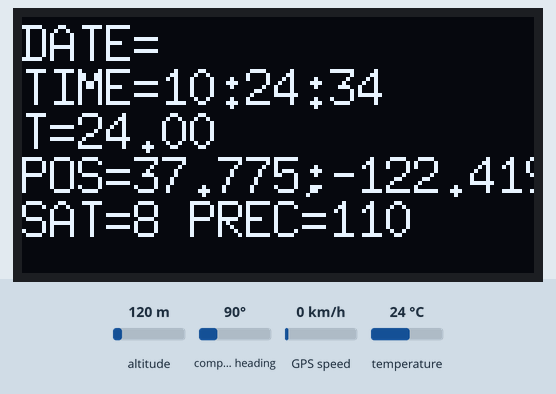
This sketch was run on a simulated Arduino Mega 2560, built with avr-gcc and run on an emulated ATmega2560. Parts: 128×64 one-colour display. The inputs (shaded band) are chosen by the test bench; at power-on: temperature 24 °C, altitude 120 m, compass heading 90°, GPS speed 0 km/h. The local clock reads 2024-03-15 10:24:30 at power-on unless the sketch sets it; the GPS gets a fix after 3 s at 37.7749, -122.4194 with 8 satellites; no radio packets arrive unless stated; what the sketch prints to the serial monitor is not drawn.

Above: at 7.1 s.
7.2 s: temperature set to 2 °C
At 20.9 s:
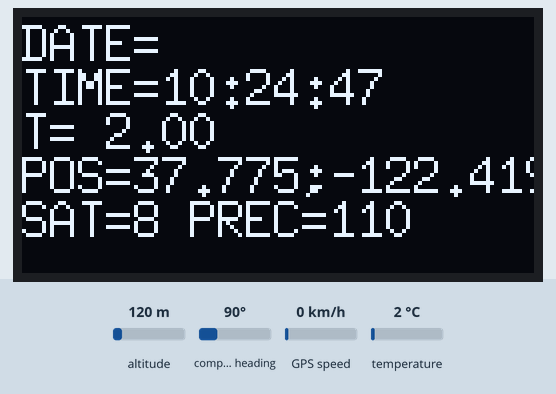
21.2 s: temperature set to 12 °C
At 34.4 s:
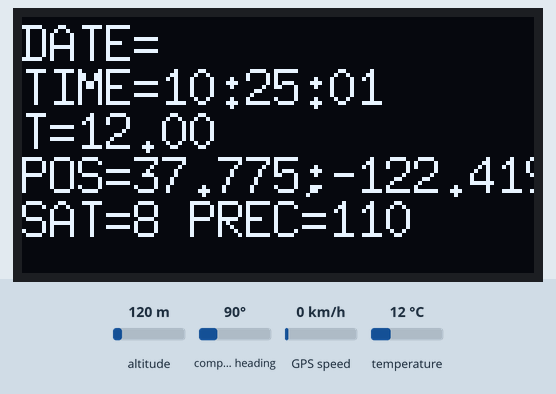
34.7 s: temperature set to 19 °C
At 48.0 s:
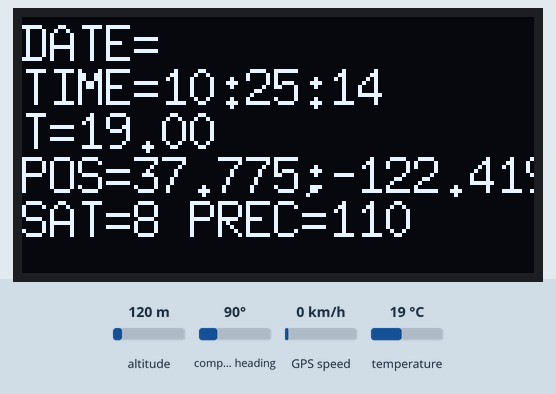
Timing chart, 0 to 49.5 s (numbered marks = the images above; inputs shaded):
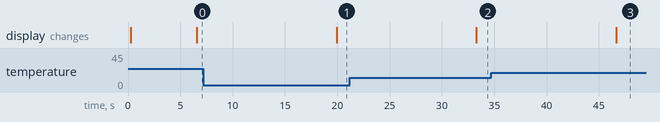

The sketch:

gps_simple_test_with_oled.ino
```cpp
//#include <SoftwareSerial.h>
#include <TinyGPS.h>
TinyGPS gps;
//SoftwareSerial ss(4, 3);

#include "U8glib.h"
U8GLIB_SSD1306_128X64 u8g(U8G_I2C_OPT_NONE|U8G_I2C_OPT_DEV_0);  // I2C / TWI

#include "RTClib.h"
DS3231 rtc;

#include <OneWire.h>             // library for Onewire
#include <DallasTemperature.h>   //library for handling temperature sensors
// Data wire is plugged into pin 4 on the Arduino
#define ONE_WIRE_BUS 4
// Setup a oneWire instance to communicate with any OneWire devices (not just Maxim/Dallas temperature ICs)
OneWire oneWire(ONE_WIRE_BUS);
// Pass our oneWire reference to Dallas Temperature.
DallasTemperature sensors(&oneWire);

#define N_SENSORS_MAX 3
#define N_MEASUREMENTS 1

//Addresses of DS18b20 sensors connected to the 1-wire line. Each sensor has a unique 64bit identifier
uint8_t sensors_address[N_SENSORS_MAX][8];
uint8_t nSensors;

#include <SPI.h>
#include <RH_RF95.h>

// Singleton instance of the radio driver
RH_RF95 rf95(10,7); //10 is Lora CS, 7 is DIO0 (interrupt)
//The parameter are pre-set for 868Mhz used. If user want to use lower frenqucy 433Mhz.Better to set
//rf95.setSignalBandwidth(31250);
//rf95.setCodingRate4(8);
float frequency = 868.0;

//String strLogline = "";

//#define DEBUG

void setup()
{
  Serial.begin(9600);
#ifdef DEBUG
  while(!Serial)
#endif
  //ss.begin(9600);
  Serial1.begin(9600);

  Serial.println("LORAGPS Logger v0.1");
  //Wire.begin();
  initRadio();
  rtc.begin();

  sensors.setWaitForConversion(true);
  sensors.setCheckForConversion(true);
  sensors.begin();
  findTempSensor();

  u8g.firstPage();
  do {
      u8g.setFont(u8g_font_7x13);
      u8g.setPrintPos(0, 10);
      u8g.print("LORAGPS LOG V0.1");
      u8g.setPrintPos(0, 22);
      u8g.print("Init done");
  } while( u8g.nextPage() );
  delay(3000);

}

void loop()
{

  byte size=11;
  bool newData = false;
  unsigned long chars;
  unsigned short sentences, failed;
  //strLogline = "";

  // For one second we parse GPS data and report some key values
  for (unsigned long start = millis(); millis() - start < 1000;)
  {
    //while (ss.available())
    while(Serial1.available())
    {
      //char c = ss.read();
      char c = Serial1.read();
#ifdef DEBUG
      //Serial.write(c); // uncomment this line if you want to see the GPS data flowing
#endif
      if (gps.encode(c)) // Did a new valid sentence come in?
        newData = true;
    }
  }

  DateTime now = rtc.now();
  char ltemp[30] = "";
  getTemp(ltemp);

  char date[12]="";
  char tnow[9]="";
  sprintf(date,
        "%d/%02d/%02d",
        now.year(),
        now.month(),
        now.day());
   sprintf(tnow,
        "%02d:%02d:%02d",
        now.hour(),
        now.minute(),
        now.second()
        );


  char gpspos[15]="";
  if (newData)
  {
      float flat, flon;
      unsigned long age;
      gps.f_get_position(&flat, &flon, &age);
      char clat[7]="";
      char clon[7]="";
      dtostrf(flat == TinyGPS::GPS_INVALID_F_ANGLE ? 0. : flat, 5, 3, clat);
      dtostrf(flon == TinyGPS::GPS_INVALID_F_ANGLE ? 0. : flon, 5, 3, clon);
      strcat(gpspos,clat);
      strcat(gpspos,";");
      strcat(gpspos,clon);
  }
  else
    strcpy(gpspos,"00.000;00.000");

  u8g.firstPage();
  do
  {
    byte cursor=0;

    cursor+=size;
    u8g.setPrintPos(0, cursor);
    u8g.print("DATE=");
    u8g.print(date);
    cursor+=size;
    u8g.setPrintPos(0, cursor);
    u8g.print("TIME=");
    u8g.print(tnow);
    cursor+=size;
    u8g.setPrintPos(0, cursor);
    u8g.print("T=");
    u8g.print(ltemp);
    cursor+=size;
    u8g.setPrintPos(0, cursor);
    u8g.print("POS=");
    u8g.print(gpspos);

     if (newData)
     {
       cursor+=size;
       u8g.setPrintPos(0, cursor);
       u8g.print("SAT=");
       u8g.print(gps.satellites() == TinyGPS::GPS_INVALID_SATELLITES ? 0 : gps.satellites());
       u8g.print(" PREC=");
       u8g.print(gps.hdop() == TinyGPS::GPS_INVALID_HDOP ? 0 : gps.hdop());
     }
    else
      {
        cursor+=size;
        u8g.setPrintPos(0, cursor);
        u8g.print("Wait GPS fix");
       }
    } while( u8g.nextPage() );

  gps.stats(&chars, &sentences, &failed);
#ifdef DEBUG
  Serial.print(" CHARS=");
  Serial.print(chars);
  Serial.print(" SENTENCES=");
  Serial.print(sentences);
  Serial.print(" CSUM ERR=");
  Serial.println(failed);
#endif
  if (chars == 0)
    Serial.println("GPS: check wiring");

#ifdef DEBUG
  //Serial.println(strLogline);
#endif

  //Format LORA message
  char message[70]="";
  strcat(message,date);
  strcat(message,";");
  strcat(message,tnow);
  strcat(message,";");
  strcat(message,gpspos);
  strcat(message,";");
  strcat(message,ltemp);
  sendRadio(message);
  delay(10000);
}

void findTempSensor()
{
  // Check sensor connections and count devices
  nSensors=sensors.getDeviceCount();

#ifdef DEBUG
   Serial.print("Found ");
   Serial.print(nSensors);
   Serial.println(" sensors");
#endif

  if (nSensors > N_SENSORS_MAX)
  {
    Serial.println("Too many DS18B20 sensors");
    return;
  }

  for (uint8_t iSensor=0;iSensor<nSensors;++iSensor)
  {
       if(!sensors.getAddress(&sensors_address[iSensor][0],iSensor))
       {
          //Serial.println("Cannot find a sensor");
          return;
       }

        /*
       Serial.print("DS18B20 sensor #");
       Serial.print(iSensor);
       Serial.print(" ");
       String address;
       for (int iWord=7;iWord>=0;--iWord) //read address from MSB to LSB (DS18B20 address ends with 28)
          address+=String(sensors_address[iSensor][iWord],HEX);
       address.toUpperCase(); //nicely put everything in upper case
       Serial.println(address);
       */
  }

}
void getTemp(char* logtemp){

  float tMeas[nSensors];
  for (uint8_t iSensor=0;iSensor<nSensors;++iSensor)
     tMeas[iSensor]=0.;


  for (uint8_t nMeas=0;nMeas< N_MEASUREMENTS ;++nMeas)
  {
    sensors.requestTemperatures(); //start temp conversion for all devices at the same time. 12bit conversion is 750ms
    delay(1000);
    for (uint8_t iSensor=0;iSensor<nSensors;++iSensor)
    {
      delay(10);
      //sensors.requestTemperaturesByAddress( (uint8_t*)&sensors_address[iSensor][0] ); //start temp conversion. 12bit conversion is 750ms
      tMeas[iSensor]+=sensors.getTempC( (uint8_t*)&sensors_address[iSensor][0] ); //read data from sensor and increase average;
    }
  }

  for (uint8_t iSensor=0;iSensor<nSensors;++iSensor)
  {
     tMeas[iSensor]=tMeas[iSensor]/(float)N_MEASUREMENTS; //average the measurements
/*
     for (int iWord=7;iWord>=0;--iWord) //read address from MSB to LSB (DS18B20 address ends with 28)
     {
        String address=String(sensors_address[iSensor][iWord],HEX);
        address.toUpperCase(); //nicely put everything in upper case
        strLogline+=address;
     }
     strLogline+=";";
 */
     if (iSensor>0)
       strcat(logtemp,";");
     char temp[7];
     dtostrf(tMeas[iSensor], 5, 2, temp);
     strcat(logtemp,temp);
  }
}

void initRadio()
{
  if (!rf95.init())
    Serial.println("init failed");
   // Setup ISM frequency
  rf95.setFrequency(frequency);
  // Setup Power,dBm
  rf95.setTxPower(20);

  // Setup Spreading Factor (6 ~ 12)
  rf95.setSpreadingFactor(7);

  // Setup BandWidth, option: 7800,10400,15600,20800,31250,41700,62500,125000,250000,500000
  //Lower BandWidth for longer distance.
  rf95.setSignalBandwidth(125000);

  // Setup Coding Rate:5(4/5),6(4/6),7(4/7),8(4/8)
  rf95.setCodingRate4(5);
  Serial.print("RF95 initialized freq ");
  Serial.println(frequency);
}

void sendRadio(char* data)
{
  // Send a message to LoRa Server

  Serial.println(data);

  rf95.send(data, strlen(data));
  rf95.waitPacketSent();
  /*
  // Now wait for a reply
  uint8_t buf[RH_RF95_MAX_MESSAGE_LEN];
  uint8_t len = sizeof(buf);

  if (rf95.waitAvailableTimeout(3000))
  {
    // Should be a reply message for us now
    if (rf95.recv(buf, &len))
   {
      Serial.print("got reply: ");
      Serial.println((char*)buf);
      Serial.print("RSSI: ");
      Serial.println(rf95.lastRssi(), DEC);
    }
    else
    {
      Serial.println("recv failed");
    }
  }
  else
  {
    Serial.println("No reply, is LoRa server running?");
  }
  */
}
```

Measured:
- after the input at 7.2 s, the display: changes after 12.7 s (image 1)
- after the input at 21.2 s, the display: changes after 12.1 s (image 2)
- after the input at 34.7 s, the display: changes after 11.9 s (image 3)
